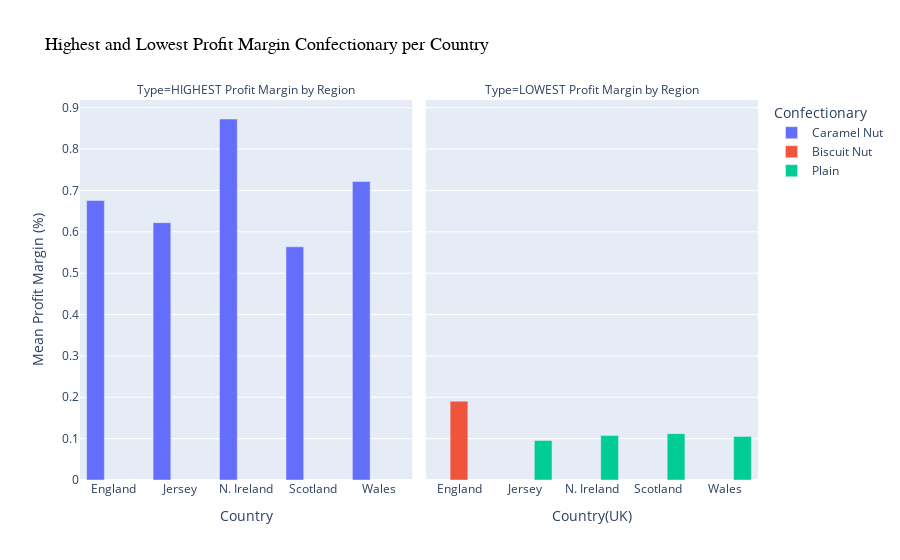

Notebook cell for this chart:
### Code cell
# Highest and Lowest Profit Margin Confectionary per Country (First visualization)

# Combine Max and Min with a 'Type' column
combined = pd.concat([max_margin_per_region.assign(Type='HIGHEST Profit Margin by Region'),
                      min_margin_per_region.assign(Type='LOWEST Profit Margin by Region')], ignore_index=True)

# Create interactive grouped bar chart
fig = px.bar(combined, x='Country(UK)', y='mean_margin', color='Confectionary', barmode='group', facet_col='Type', 
             text='mean_margin', title='Highest and Lowest Profit Margin Confectionary per Country')

# Format text and layout
fig.update_traces(texttemplate='%{text:.1f}%', textposition='outside')
fig.update_layout(yaxis_title='Mean Profit Margin (%)', xaxis_title='Country',
                  uniformtext_minsize=10, uniformtext_mode='hide', legend_title_text='Confectionary',
                  title_font=dict(size=18, family='Arial', color='black'))
fig.show()

### Figure 1 — Plotly figure (JSON) as saved in the notebook; plotly's stock layout.template omitted (floating-point values rounded to 4 significant figures)
{"data": [{"alignmentgroup": "True", "hovertemplate": "Confectionary=Caramel Nut<br>Type=HIGHEST Profit Margin by Region<br>Country(UK)=%{x}<br>mean_margin=%{text}<extra></extra>", "legendgroup": "Caramel Nut", "marker": {"color": "#636efa", "pattern": {"shape": ""}}, "name": "Caramel Nut", "offsetgroup": "Caramel Nut", "orientation": "v", "showlegend": true, "text": [0.6759, 0.6221, 0.8728, 0.5637, 0.7217], "textposition": "outside", "texttemplate": "%{text:.1f}%", "type": "bar", "x": ["England", "Jersey", "N. Ireland", "Scotland", "Wales"], "xaxis": "x", "y": [0.6759, 0.6221, 0.8728, 0.5637, 0.7217], "yaxis": "y"}, {"alignmentgroup": "True", "hovertemplate": "Confectionary=Biscuit Nut<br>Type=LOWEST Profit Margin by Region<br>Country(UK)=%{x}<br>mean_margin=%{text}<extra></extra>", "legendgroup": "Biscuit Nut", "marker": {"color": "#EF553B", "pattern": {"shape": ""}}, "name": "Biscuit Nut", "offsetgroup": "Biscuit Nut", "orientation": "v", "showlegend": true, "text": [0.1906], "textposition": "outside", "texttemplate": "%{text:.1f}%", "type": "bar", "x": ["England"], "xaxis": "x2", "y": [0.1906], "yaxis": "y2"}, {"alignmentgroup": "True", "hovertemplate": "Confectionary=Plain<br>Type=LOWEST Profit Margin by Region<br>Country(UK)=%{x}<br>mean_margin=%{text}<extra></extra>", "legendgroup": "Plain", "marker": {"color": "#00cc96", "pattern": {"shape": ""}}, "name": "Plain", "offsetgroup": "Plain", "orientation": "v", "showlegend": true, "text": [0.09557, 0.1074, 0.1121, 0.1054], "textposition": "outside", "texttemplate": "%{text:.1f}%", "type": "bar", "x": ["Jersey", "N. Ireland", "Scotland", "Wales"], "xaxis": "x2", "y": [0.09557, 0.1074, 0.1121, 0.1054], "yaxis": "y2"}], "layout": {"annotations": [{"font": {}, "showarrow": false, "text": "Type=HIGHEST Profit Margin by Region", "x": 0.245, "xanchor": "center", "xref": "paper", "y": 1, "yanchor": "bottom", "yref": "paper"}, {"font": {}, "showarrow": false, "text": "Type=LOWEST Profit Margin by Region", "x": 0.755, "xanchor": "center", "xref": "paper", "y": 1, "yanchor": "bottom", "yref": "paper"}], "autosize": true, "barmode": "group", "legend": {"title": {"text": "Confectionary"}, "tracegroupgap": 0}, "title": {"font": {"color": "black", "family": "Arial", "size": 18}, "text": "Highest and Lowest Profit Margin Confectionary per Country"}, "uniformtext": {"minsize": 10, "mode": "hide"}, "xaxis": {"anchor": "y", "autorange": true, "domain": [0, 0.49], "range": [-0.5, 4.5], "title": {"text": "Country"}, "type": "category"}, "xaxis2": {"anchor": "y2", "autorange": true, "domain": [0.51, 1], "matches": "x", "range": [-0.5, 4.5], "title": {"text": "Country(UK)"}, "type": "category"}, "yaxis": {"anchor": "x", "autorange": true, "domain": [0, 1], "range": [0, 0.9187], "title": {"text": "Mean Profit Margin (%)"}, "type": "linear"}, "yaxis2": {"anchor": "x2", "autorange": true, "domain": [0, 1], "matches": "y", "range": [0, 0.9187], "showticklabels": false, "type": "linear"}}}
